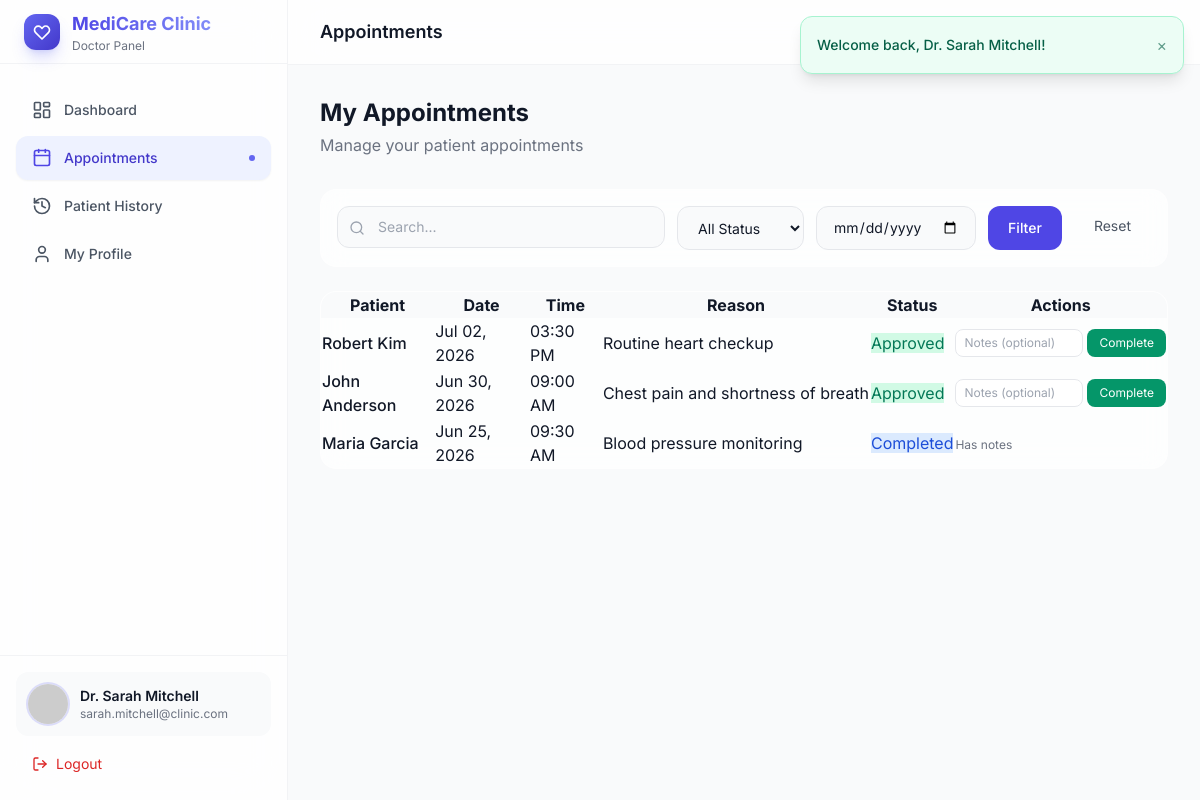
Page /doctor/appointments.php (signed in) on the committed database.
### tables this page shows
CREATE TABLE IF NOT EXISTS doctors (
    id INT UNSIGNED AUTO_INCREMENT PRIMARY KEY,
    user_id INT UNSIGNED NOT NULL UNIQUE,
    specialization VARCHAR(100) NOT NULL,
    phone VARCHAR(20) NOT NULL,
    experience INT UNSIGNED NOT NULL DEFAULT 0,
    qualification VARCHAR(200) NOT NULL,
    available_days VARCHAR(100) NOT NULL COMMENT 'Comma-separated: Mon,Tue,Wed',
    consultation_fee DECIMAL(10,2) NOT NULL DEFAULT 0.00,
    created_at TIMESTAMP DEFAULT CURRENT_TIMESTAMP,
    FOREIGN KEY (user_id) REFERENCES users(id) ON DELETE CASCADE,
    INDEX idx_doctors_specialization (specialization)
);

CREATE TABLE IF NOT EXISTS users (
    id INT UNSIGNED AUTO_INCREMENT PRIMARY KEY,
    full_name VARCHAR(150) NOT NULL,
    email VARCHAR(150) NOT NULL UNIQUE,
    password VARCHAR(255) NOT NULL,
    role ENUM('admin', 'doctor', 'patient') NOT NULL DEFAULT 'patient',
    profile_image VARCHAR(255) DEFAULT NULL,
    created_at TIMESTAMP DEFAULT CURRENT_TIMESTAMP,
    INDEX idx_users_role (role),
    INDEX idx_users_email (email)
);

CREATE TABLE IF NOT EXISTS appointments (
    id INT UNSIGNED AUTO_INCREMENT PRIMARY KEY,
    patient_id INT UNSIGNED NOT NULL,
    doctor_id INT UNSIGNED NOT NULL,
    appointment_date DATE NOT NULL,
    appointment_time TIME NOT NULL,
    status ENUM('pending', 'approved', 'rejected', 'completed', 'cancelled') NOT NULL DEFAULT 'pending',
    reason TEXT NOT NULL,
    notes TEXT DEFAULT NULL,
    created_at TIMESTAMP DEFAULT CURRENT_TIMESTAMP,
    updated_at TIMESTAMP DEFAULT CURRENT_TIMESTAMP ON UPDATE CURRENT_TIMESTAMP,
    FOREIGN KEY (patient_id) REFERENCES patients(id) ON DELETE CASCADE,
    FOREIGN KEY (doctor_id) REFERENCES doctors(id) ON DELETE CASCADE,
    INDEX idx_appointments_date (appointment_date),
    INDEX idx_appointments_status (status),
    INDEX idx_appointments_doctor (doctor_id),
    INDEX idx_appointments_patient (patient_id)
);

### doctor/appointments.php (the view, shortened to what the rows shown need)
<?php
require_once APP_ROOT . '/includes/components.php';
$doctorModel = new DoctorModel();
$appointmentModel = new AppointmentModel();
$doctor = $doctorModel->findByUserId(current_user()['id']);
$filters = [
    'doctor_id' => $doctor['id'],
    'status'    => sanitize($_GET['status'] ?? ''),
    'date'      => sanitize($_GET['date'] ?? ''),
    'search'    => sanitize($_GET['search'] ?? ''),
];
$page = max(1, (int)($_GET['page'] ?? 1));
$total = $appointmentModel->count($filters);
$pagination = paginate($total, $page);
$appointments = $appointmentModel->getAll($filters, $pagination['per_page'], $pagination['offset']);
render_page_header('My Appointments', 'Manage your patient appointments');
?>
<div class="glass-card rounded-2xl overflow-hidden">
    <div class="overflow-x-auto">
        <table class="w-full data-table">
            <thead class="bg-gray-50 dark:bg-slate-800/50">
                <tr><th>Patient</th><th>Date</th><th>Time</th><th>Reason</th><th>Status</th><th>Actions</th></tr>
            </thead>
            <tbody>
                <?php if (empty($appointments)): ?>
                <tr><td colspan="6"><?php render_empty_state('No appointments', 'No appointments found.'); ?></td></tr>
                <?php else: foreach ($appointments as $apt): ?>
                <tr>
                    <td class="font-medium"><?= e($apt['patient_name']) ?></td>
                    <td><?= format_date($apt['appointment_date']) ?></td>
                    <td><?= format_time($apt['appointment_time']) ?></td>
                    <td class="max-w-xs truncate"><?= e($apt['reason']) ?></td>
                    <td><?php render_status_badge($apt['status']); ?></td>
                    <td>
                        <?php if ($apt['status'] === 'approved'): ?>
                        <form method="POST" class="inline-flex gap-1"><?= csrf_field() ?>
                            <input type="text" name="notes" placeholder="Notes (optional)" class="px-2 py-1 text-xs border rounded-lg w-32">
                            <button class="px-3 py-1.5 text-xs bg-emerald-600 text-white rounded-lg hover:bg-emerald-700">Complete</button>
                        </form>
                        <?php elseif ($apt['notes']): ?>
                        <span class="text-xs text-gray-500" title="<?= e($apt['notes']) ?>">Has notes</span>
                        <?php endif; ?>
                    </td>
                </tr>
                <?php endforeach; endif; ?>
            </tbody>
        </table>
    </div>
</div>
<?php $content = ob_get_clean(); include APP_ROOT . '/layouts/dashboard.php'; ?>

### includes/components.php (shortened to what the rows shown need)
    <?php
function render_status_badge(string $status): void
{
    ?>
    <span class="status-badge <?= status_badge($status) ?>"><?= ucfirst(e($status)) ?></span>
    <?php
}
function render_page_header(string $title, ?string $subtitle = null, ?string $actionUrl = null, ?string $actionLabel = null): void
{
    ?>
    <div class="flex flex-col sm:flex-row sm:items-center sm:justify-between gap-4 mb-8">
        <div>
            <h1 class="text-2xl font-bold"><?= e($title) ?></h1>
        </div>
    </div>
    <?php
}
    ?>

### layouts/sidebar.php (shortened to what the rows shown need)
<?php
$user = current_user();
?>
<aside :class="sidebarOpen ? 'translate-x-0' : '-translate-x-full'"
       class="fixed inset-y-0 left-0 z-50 w-72 bg-white/80 dark:bg-slate-800/80 backdrop-blur-xl border-r border-gray-200/50 dark:border-slate-700/50 transform transition-transform duration-300 ease-in-out lg:translate-x-0 lg:static lg:inset-auto flex flex-col">
    <div class="flex items-center gap-3 px-6 h-16 border-b border-gray-200/50 dark:border-slate-700/50">
        <div>
            <h1 class="font-bold text-lg bg-gradient-to-r from-primary-600 to-primary-400 bg-clip-text text-transparent"><?= APP_NAME ?></h1>
        </div>
    </div>
    <div class="p-4 border-t border-gray-200/50 dark:border-slate-700/50">
        <div class="flex items-center gap-3 p-3 rounded-xl bg-gray-50 dark:bg-slate-700/30">
            <div class="flex-1 min-w-0">
                <p class="text-sm font-semibold truncate"><?= e($user['full_name'] ?? '') ?></p>
                <p class="text-xs text-gray-500 dark:text-gray-400 truncate"><?= e($user['email'] ?? '') ?></p>
            </div>
        </div>
    </div>
</aside>

### rows in the picture
doctors: user.full_name "Dr. Sarah Mitchell", user.email "sarah.mitchell@clinic.com"
appointments: users.full_name "Robert Kim", appointment_date "Jul 02, 2026", appointment_time "03:30 PM", reason "Routine heart checkup", status "Approved"
appointments: users.full_name "John Anderson", appointment_date "Jun 30, 2026", appointment_time "09:00 AM", reason "Chest pain and shortness of breath", status "Approved"
appointments: users.full_name "Maria Garcia", appointment_date "Jun 25, 2026", appointment_time "09:30 AM", reason "Blood pressure monitoring", status "Completed"

### other values in the picture
$role "Doctor"
$item['label'] "Dashboard"
$item['label'] "Appointments"
$item['label'] "Patient History"
$item['label'] "My Profile"
$pageTitle "Appointments"
$title "My Appointments"
$subtitle "Manage your patient appointments"
